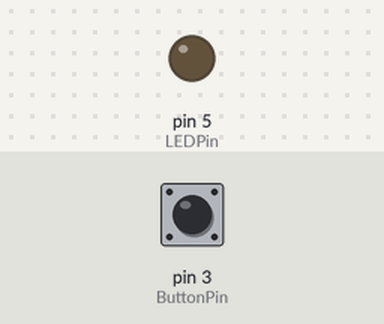
A sketch run on a simulated Arduino Uno, built with avr-gcc and run on an emulated ATmega328P. On the bench: output pins drawn as LEDs (lit = HIGH). The test bench sets the inputs (shaded band); at power-on: pin 3 (ButtonPin) LOW.

Above: at 1.2 s.
1.3 s: pin 3 (ButtonPin) pulled HIGH for 0.15 s
At 1.37 s:
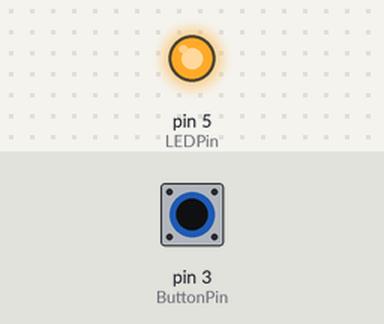
2.9 s: pin 3 (ButtonPin) pulled HIGH for 3.2 s
At 7.3 s:
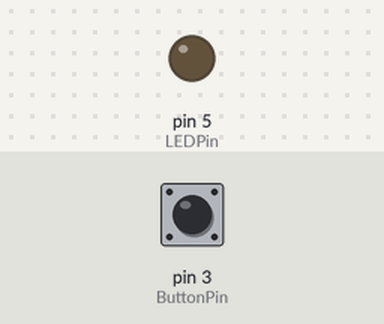
Timing chart, 0 to 8.8 s (numbered marks = the images above; inputs shaded):
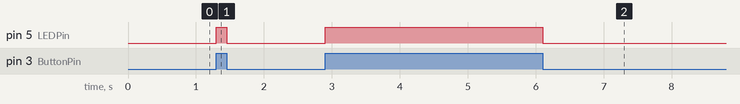

The sketch:

03-analogIn_and_LED.ino
```cpp
/**
 * In this section we will get input from an analog in pin and
 * use that input to turn an LED on or off
 *
 * Notice that the pins on the Arduino are labeled digital(PWM) and AnalogIn.
 * Analog In pins are for receiving inputs from sensors, buttons, and other analog
 * devices.
 * Digital pins are for digital (on or off) signals.
 * Schematic at: https://www.arduino.cc/en/Tutorial/Button
 * Discussion of the importance of the pull down resistor
 */

const int ButtonPin = 3;
const int LEDPin = 5;

void setup() {
  pinMode( ButtonPin, INPUT );
  pinMode( LEDPin, OUTPUT );

}

void loop() {
  if( digitalRead(ButtonPin) == HIGH ){
    digitalWrite(LEDPin, HIGH);
  }
  else{
    digitalWrite(LEDPin, LOW);
  }

}
```

Measured:
- after the input at 1.3 s, pin 5 (LEDPin): LOW → HIGH at once, → LOW 0.15 s later
- after the input at 2.9 s, pin 5 (LEDPin): LOW → HIGH at once, → LOW 3.2 s later
